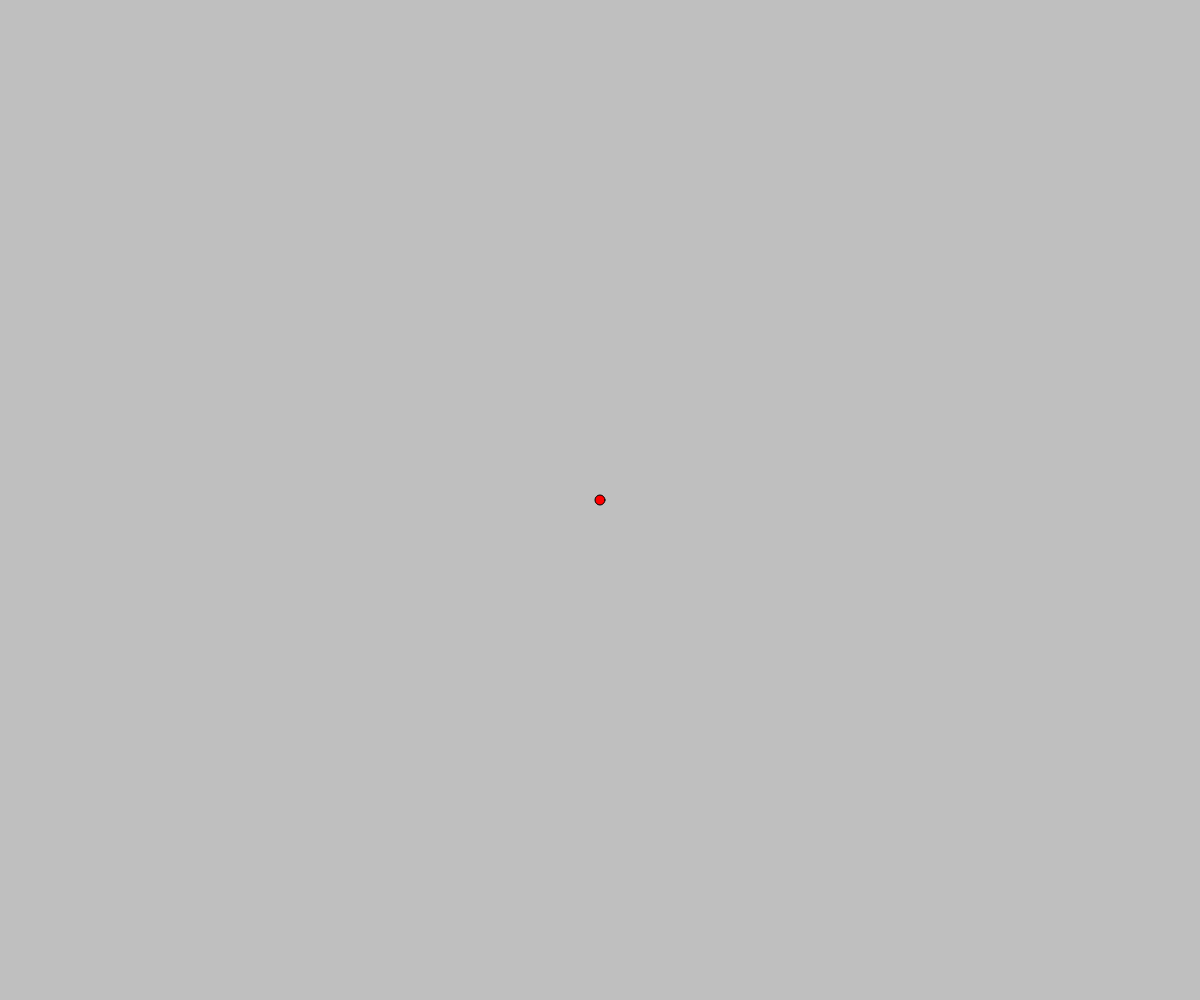
Frame 1 (no input)
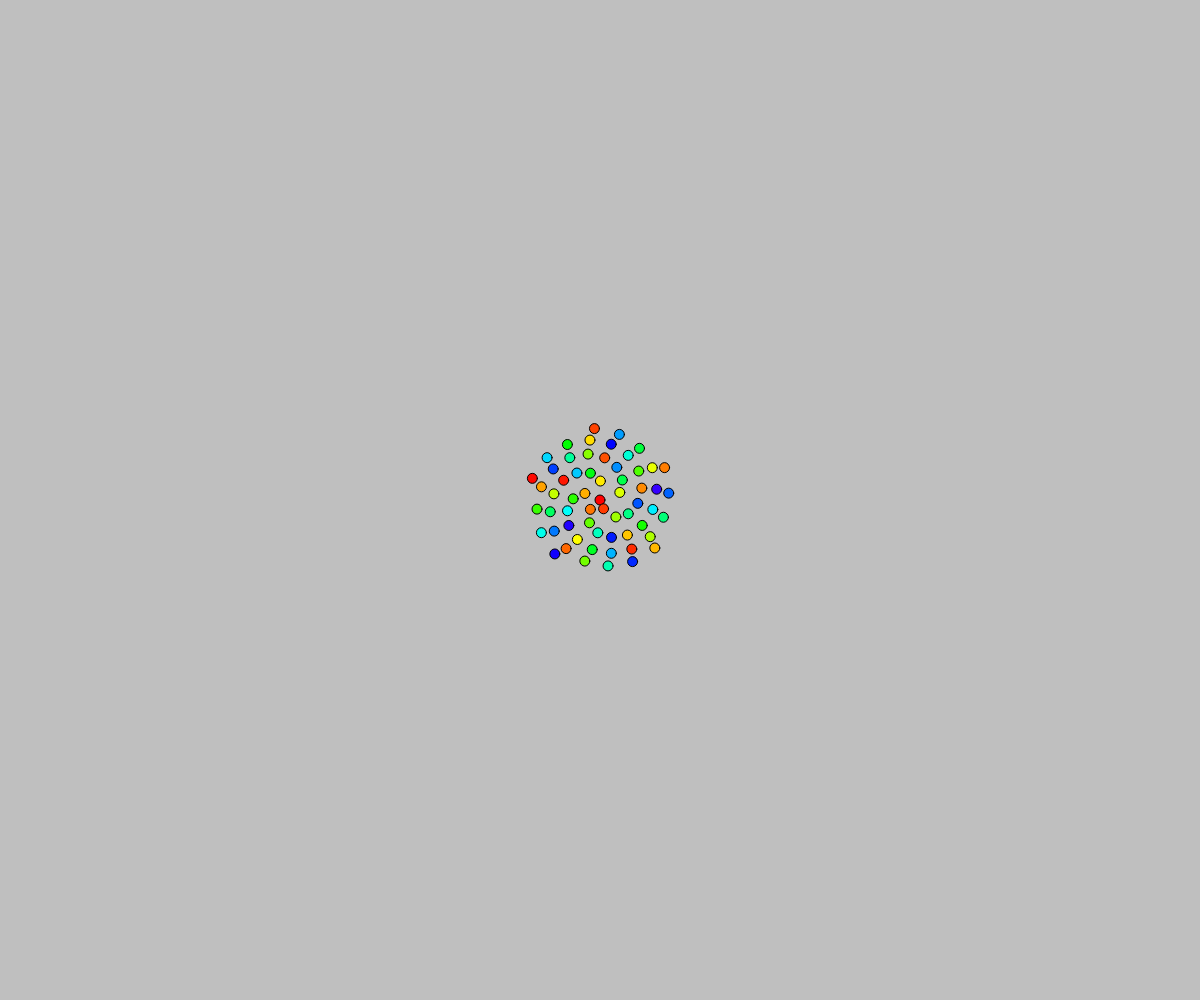
Frame 60 (no input)
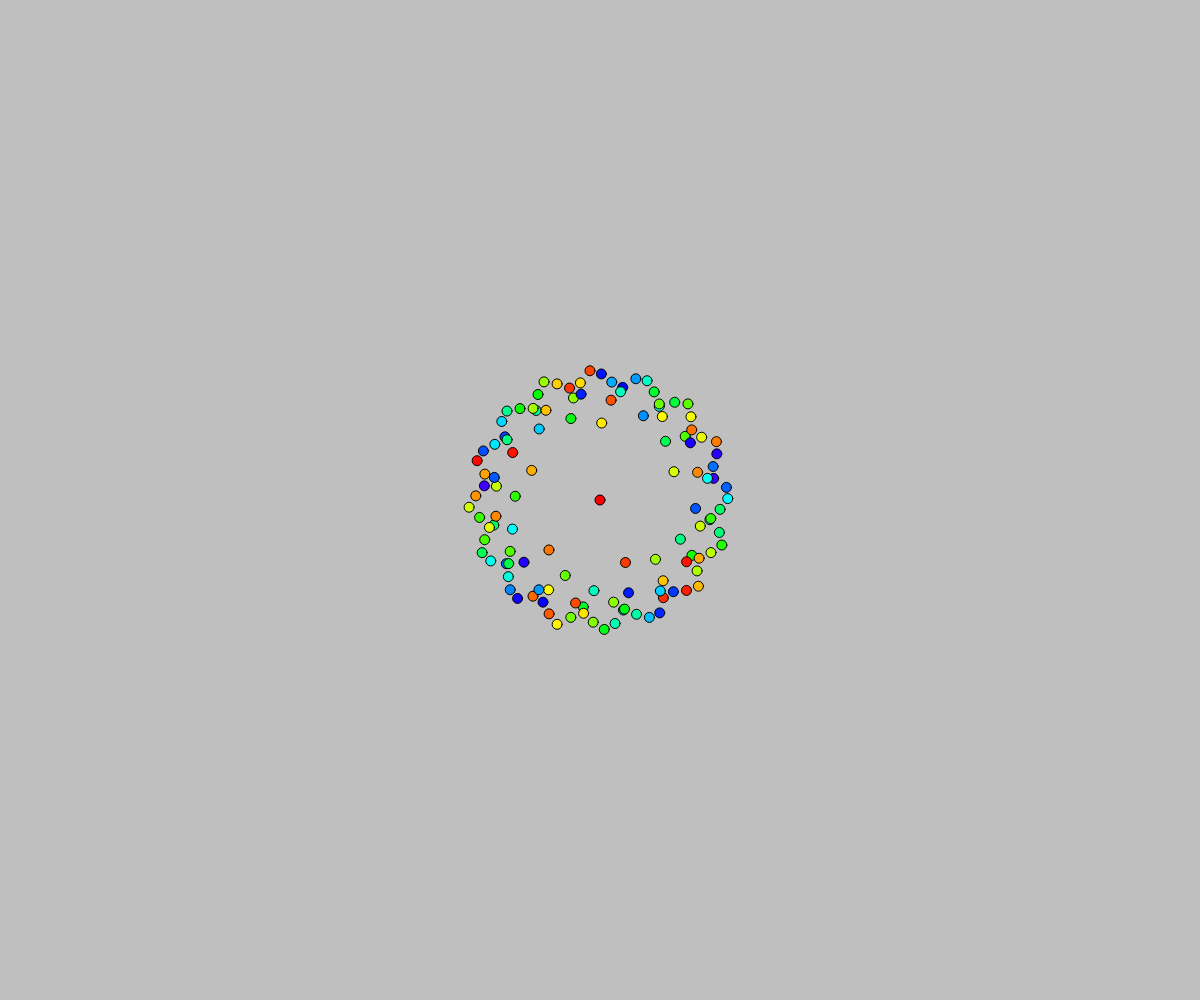
Frame 120 (the mouse pressed at the canvas centre since frame 60)

The p5.js sketch that drew these frames (run headless with seeded random() and noise() and a simulated clock; from frame 60 on, the mouse is pressed at the canvas centre):

// p5.js sketch
// ── sketch.js
var n;
var dots = [];
function setup() {
  createCanvas(windowWidth, windowHeight);
  n = 0;
  colorMode(HSB);
  background(75);
}

function draw() {
    background(75);
    //translate(width/2, height/2);
    var c = 30;
    var x, y, phi, r;
    phi = n * 137.5;
    r = c * sqrt(n);
    x = r * cos(phi);
    y = r * sin(phi);

    var col = color(phi % 256, 255, 255);
    dots.push(new Dot(x+width/2, y+height/2, col));
    dots.forEach(function(dot){
        dot.update();
        dot.draw();
        dot.behaviors();
    });
    n += 0.1;
}

function windowResized(){
    resizeCanvas(windowWidth, windowHeight);
    background(75);
}

// ── dot.js
var ACCEL = 10;

class Dot {
    constructor(x, y, col){
        this.pos = createVector(x, y);
        this.orig_pos = createVector(x, y);
        this.a = createVector(0,0);
        this.v = createVector(0,0);
        this.col = col;

        this.maxspeed = 20;
        this.maxforce = 1;
        this.fleeDist = 200;
    }

    update() {
        this.pos.add(this.v);
        this.v.add(this.a);
        this.a.mult(0);
    }

    draw(){
        fill(this.col);
        ellipse(this.pos.x, this.pos.y, 10);
    }

    behaviors () {
        var arrive = this.arrive(this.orig_pos);
        this.applyForce(arrive);

        var mouse = createVector(mouseX, mouseY);
        var flee = this.flee(mouse);
        this.applyForce(flee);
    }

    applyForce (f) {
        this.a.add(f);
    }

    arrive(target) {
        var desired = p5.Vector.sub(target, this.pos);
        var d = desired.mag();
        var speed = this.maxspeed;
        if(d < 100){
            speed = map(d, 0, 100, 0, this.maxspeed);
        }
        desired.setMag(speed);
        var steer = p5.Vector.sub(desired, this.v);
        steer.limit(this.maxforce);
        return steer
    }

    flee(target) {
        var desired = p5.Vector.sub(target, this.pos);
        var d  = desired.mag();
        if(d < this.fleeDist){
            desired.setMag(this.maxspeed);
            desired.mult(-1);
            var steer = p5.Vector.sub(desired, this.v);
            steer.limit(this.maxforce);
            return steer
        }
        return createVector(0,0);
    }
}
